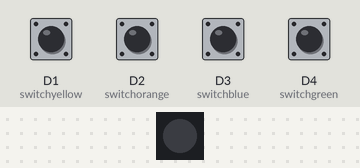
Bench run of a program on a simulated CircuitPython board. Parts: 1 RGB LEDs in strip order, left to right. The test bench sets the inputs (shaded band); at power-on: D1 (switchyellow), D2 (switchorange), D3 (switchblue), D4 (switchgreen) LOW. Dim RGB values are drawn brighter than linear.

Above: at 1.2 s.
1.3 s: D1 (switchyellow) pulled HIGH for 0.15 s
At 1.37 s:
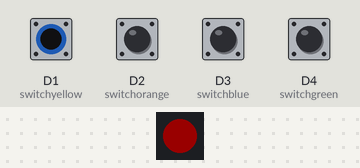
2.9 s: D2 (switchorange) pulled HIGH for 0.15 s
At 2.97 s:
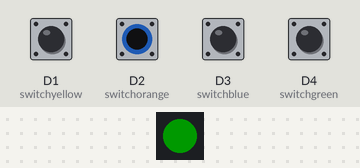
4.5 s: D3 (switchblue) pulled HIGH for 0.15 s
At 4.57 s:
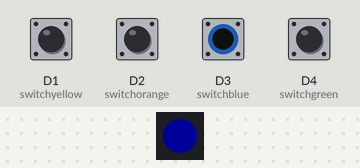
6.1 s: D4 (switchgreen) pulled HIGH for 0.15 s
At 6.17 s:
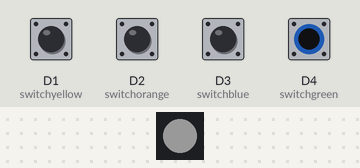
Timing chart, 0 to 8.7 s (numbered marks = the images above; inputs shaded):
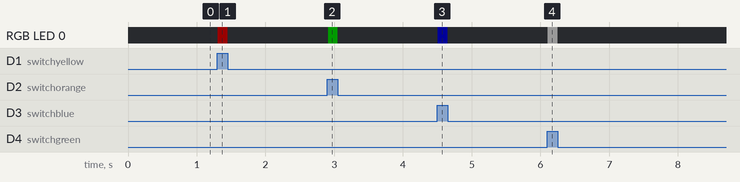

The program:

lesson2_four_buttons_dotstar.py
```python
import board
import time
from digitalio import DigitalInOut, Direction, Pull
import adafruit_dotstar

led = adafruit_dotstar.DotStar(board.APA102_SCK, board.APA102_MOSI, 1)
led.brightness = 0.1

switchyellow = DigitalInOut(board.D1)
switchyellow.direction = Direction.INPUT
switchyellow.pull = Pull.DOWN

switchorange = DigitalInOut(board.D2)
switchorange.direction = Direction.INPUT
switchorange.pull = Pull.DOWN

switchblue = DigitalInOut(board.D3)
switchblue.direction = Direction.INPUT
switchblue.pull = Pull.DOWN

switchgreen = DigitalInOut(board.D4)
switchgreen.direction = Direction.INPUT
switchgreen.pull = Pull.DOWN

while True:
    if switchyellow.value:
        led.value = True
        led[0] = (255, 0, 0)
    elif switchorange.value:
        led.value = True
        led[0] = (0, 255, 0)
    elif switchblue.value:
        led.value = True
        led[0] = (0, 0, 255)
    elif switchgreen.value:
        led.value = True
        led[0] = (255, 255, 255)
    else:
        led.value = False
        led[0] = (0, 0, 0)
        time.sleep(0.01)  # debounce delay
```

Measured:
- after the input at 1.3 s, RGB LED 0: off → RGB(25, 0, 0) at once, → off 0.14 s later
- after the input at 2.9 s, RGB LED 0: off → RGB(0, 25, 0) at once, → off 0.14 s later
- after the input at 4.5 s, RGB LED 0: off → RGB(0, 0, 25) at once, → off 0.14 s later
- after the input at 6.1 s, RGB LED 0: off → RGB(25, 25, 25) at once, → off 0.14 s later
